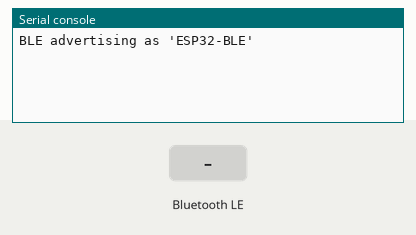
Recording of a program running on a simulated ESP32 board running MicroPython. On the bench: the last lines printed to the serial console. The inputs (shaded band) are chosen by the test bench. Nothing arrives over Bluetooth unless stated.

Above: at 1.2 s.
1.3 s: "1" written over Bluetooth
At 1.9 s:
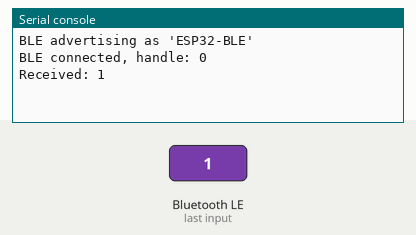
2.8 s: "on" written over Bluetooth
At 4.0 s:
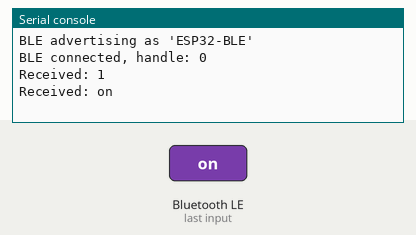
4.3 s: "off" written over Bluetooth
At 5.4 s:
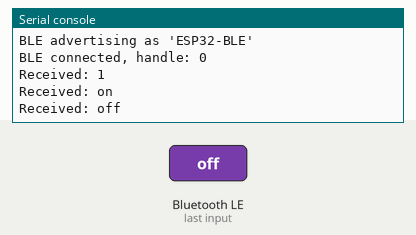

Measured:
- after the input at 1.3 s, the serial console: prints a new line at once (image 1)
- after the input at 2.8 s, the serial console: prints a new line at once (image 2)
- after the input at 4.3 s, the serial console: prints a new line at once (image 3)

The program:

bluetooth.py
```python
"""
藍牙通訊
Networking - bluetooth

原始課程: 24.ESP32 藍芽SPP / 35.藍芽HC-05
平台: ESP32 MicroPython

功能:
  範例 1: BLE Nordic UART Service (NUS) — 替代 Classic BT SPP
  範例 2: HC-05 外接藍牙模組 UART 透通

MicroPython 藍牙說明:
  標準 MicroPython 固件只支援 BLE（Bluetooth Low Energy）
  不支援 Classic BT（SPP / BluetoothSerial.h）
  BLE NUS（Nordic UART Service）是手機 APP 與 BLE 裝置通訊的常用 Profile
  支援的手機 APP：nRF Toolbox、Serial Bluetooth Terminal（選 BLE UART）

NUS Service UUID:
  Service: 6E400001-B5A3-F393-E0A9-E50E24DCCA9E
  RX (接收): 6E400002-... (write)
  TX (發送): 6E400003-... (notify)

HC-05 AT 常用指令（進入 AT 模式：長按 KEY 按鈕後通電）:
  AT           — 測試（回應 OK）
  AT+VERSION?  — 韌體版本
  AT+NAME=TSDE — 設定名稱
  AT+PSWD=1234 — 設定配對碼
  AT+UART=9600,0,0 — 設定透通鮑率
  AT+ADDR?     — 查詢位址
  AT+ROLE=1    — 設為主機（0=從機）
  AT+ORGL      — 恢復預設設定

HC-05 AT 模式固定鮑率 38400，透通模式鮑率依設定（預設 V2=38400、V3=9600）

硬體接線（範例 2 - HC-05）:
  HC-05 TXD → D16（ESP32 UART2 RX）
  HC-05 RXD → D17（ESP32 UART2 TX）
  HC-05 VCC → 5V（或 3.3V，視模組版本）
  HC-05 GND → GND
"""

import time
import bluetooth
from machine import Pin, UART

LED_PIN = 2

# ── 範例 1：BLE Nordic UART Service ──────────────────────────
NUS_SVC_UUID = bluetooth.UUID("6E400001-B5A3-F393-E0A9-E50E24DCCA9E")
NUS_RX_UUID  = bluetooth.UUID("6E400002-B5A3-F393-E0A9-E50E24DCCA9E")
NUS_TX_UUID  = bluetooth.UUID("6E400003-B5A3-F393-E0A9-E50E24DCCA9E")

_FLAG_NOTIFY = 0x0010
_FLAG_WRITE  = 0x0008

_NUS_SERVICE = (
    NUS_SVC_UUID,
    (
        (NUS_TX_UUID, _FLAG_NOTIFY),   # 0: ESP32 → 手機（notify）
        (NUS_RX_UUID, _FLAG_WRITE),    # 1: 手機 → ESP32（write）
    ),
)


def ble_uart_demo(device_name: str = "ESP32-BLE"):
    """
    BLE Nordic UART Service
    - 手機 APP 傳來的資料印到 REPL
    - 每秒向手機發送一行計數資料
    支援的手機 APP: nRF Toolbox > UART、Serial Bluetooth Terminal（選 BLE UART）
    """
    ble = bluetooth.BLE()
    ble.active(True)

    ((tx_handle, rx_handle),) = ble.gatts_register_services((_NUS_SERVICE,))

    _conn_handle = [None]
    _buf = bytearray()

    def _irq(event, data):
        if event == 1:   # Central connected
            _conn_handle[0] = data[0]
            print("BLE connected, handle:", _conn_handle[0])
        elif event == 2:  # Central disconnected
            _conn_handle[0] = None
            print("BLE disconnected, advertising again...")
            _advertise()
        elif event == 3:  # Write
            val = ble.gatts_read(rx_handle)
            msg = val.decode("utf-8", "ignore").strip()
            print("Received:", msg)
            _buf.extend(val)

    def _advertise():
        name_enc = device_name.encode()
        # AD: flags + complete local name
        adv = bytes([2, 0x01, 0x06, len(name_enc) + 1, 0x09]) + name_enc
        ble.gap_advertise(100_000, adv_data=adv)
        print("BLE advertising as '{}'".format(device_name))

    ble.irq(_irq)
    _advertise()

    count = 0
    while True:
        if _conn_handle[0] is not None:
            msg = "count: {}\n".format(count)
            ble.gatts_notify(_conn_handle[0], tx_handle, msg.encode())
            count += 1
        time.sleep_ms(1000)


# ── 範例 2：HC-05 UART 透通 ───────────────────────────────────
HC05_RX = 16   # ESP32 UART2 RX ← HC-05 TXD
HC05_TX = 17   # ESP32 UART2 TX → HC-05 RXD
HC05_BAUD = 9600   # 依 HC-05 AT+UART? 設定值填寫（V3 預設 9600）


def hc05_passthrough():
    """
    HC-05 透通：ESP32 橋接 USB Serial ↔ HC-05 UART
    電腦端終端機輸入 → 藍牙發送
    藍牙接收 → 電腦端終端機輸出

    進入 AT 模式：長按 KEY 後通電（鮑率自動切到 38400）
    透通模式：鮑率依 AT+UART 設定
    """
    import sys

    uart = UART(2, baudrate=HC05_BAUD, rx=HC05_RX, tx=HC05_TX)
    led  = Pin(LED_PIN, Pin.OUT)

    print("HC-05 passthrough ready. Baud={}".format(HC05_BAUD))

    while True:
        # HC-05 → REPL
        if uart.any():
            data = uart.read()
            if data:
                led.value(1)
                print(data.decode("utf-8", "ignore"), end="")
                led.value(0)

        # REPL → HC-05（透過 stdin 逐字讀取）
        if sys.stdin in __import__('select').select([sys.stdin], [], [], 0)[0]:
            ch = sys.stdin.read(1)
            uart.write(ch)

        time.sleep_ms(10)


# ── 主程式（選擇一種模式）────────────────────────────────────
ble_uart_demo(device_name="ESP32-BLE")
# hc05_passthrough()
```
